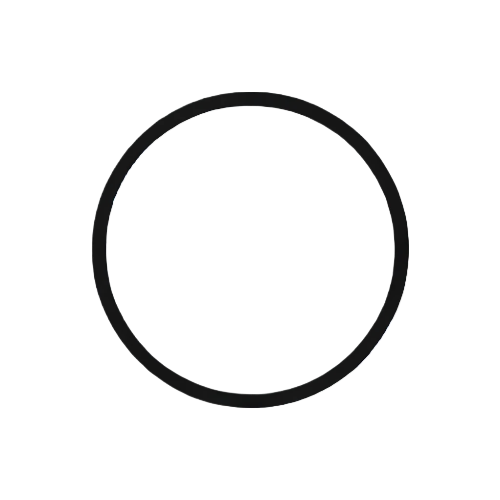
#> input picture Assets/Art/Materials/avi8l-o99a3-fotor-bg-remover-20241221225714.png, 500 x 500 px
$ python make_icon.py ../Assets/Art/Materials/avi8l-o99a3-fotor-bg-remover-20241221225714.png
#> lines starting #> are read from the running program, lines starting #| are printed output that depends on the picture
"""把 DemoRecording.RenderIcon 渲染的神碑特寫合成 App 圖示。

python Tools/make_icon.py <icon_src.png>
→ Assets/Art/Icon/app_icon.png（1024 全版圖示）、app_icon_bg.png（Android 自適應圖示背景層）
主體縮到 70% 放在中央，落在自適應圖示的安全區內，圓形／方形遮罩都不會切到。
"""
from __future__ import annotations

import sys
from pathlib import Path

import numpy as np
from PIL import Image, ImageFilter

sys.stdout.reconfigure(encoding="utf-8")
OUT = Path(__file__).resolve().parents[1] / "Assets" / "Art" / "Icon"
NAVY = (11, 22, 36)
SIZE = 1024


def radial(size: int) -> np.ndarray:
    c = (size - 1) / 2
    y, x = np.mgrid[0:size, 0:size]
    return np.sqrt((x - c) ** 2 + (y - c) ** 2) / c


def main(src: Path) -> None:
    OUT.mkdir(parents=True, exist_ok=True)
    r = radial(SIZE)

    # 背景：深藍，中央一點金色光暈
    bg = np.zeros((SIZE, SIZE, 3))
    bg[:] = NAVY
    glow = np.clip(1 - r / 0.75, 0, 1) ** 2.2
    bg += glow[..., None] * np.array([70, 52, 18])
    base = Image.fromarray(np.clip(bg, 0, 255).astype(np.uint8), "RGB")
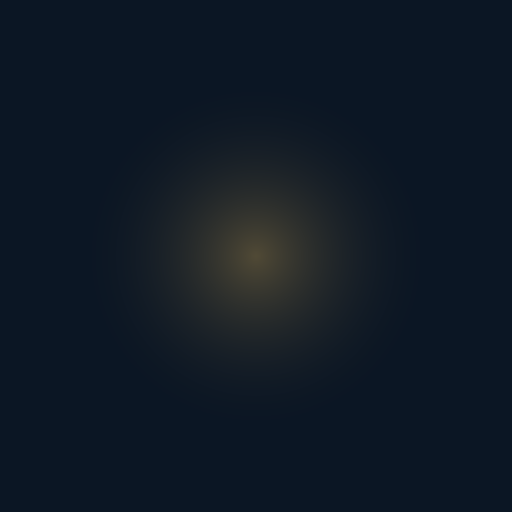
#> base: PIL image 1024x1024 RGB (shown at 1/2 size); mean R, G, B 15.4, 25.2, 37
    Image.new("RGB", (SIZE, SIZE), NAVY).save(OUT / "app_icon_bg.png")
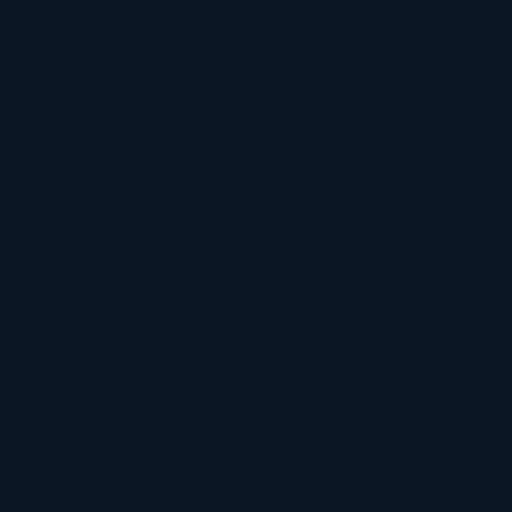
#> saved as app_icon_bg.png: PIL image 1024x1024 RGB (shown at 1/2 size); mean R, G, B 11, 22, 36

    # 主體：渲染圖縮到 70%，邊緣羽化後貼上
    art = Image.open(src).convert("RGB").resize((int(SIZE * 0.7), int(SIZE * 0.7)), Image.LANCZOS)
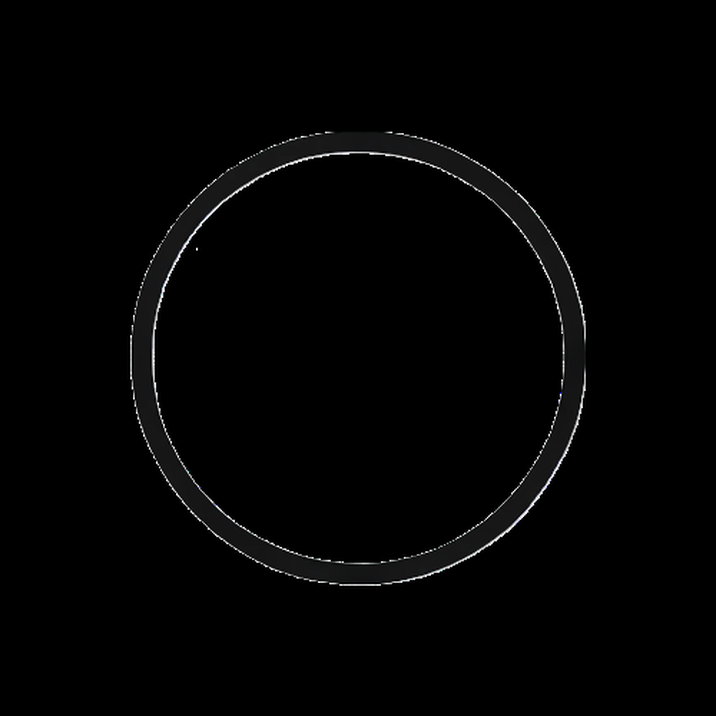
#> art: PIL image 716x716 RGB; mean R, G, B 3, 3, 3
    n = art.size[0]
#> n = 716
    mask = np.clip((1 - radial(n)) / 0.25, 0, 1)
    mask_img = Image.fromarray((mask * 255).astype(np.uint8), "L").filter(ImageFilter.GaussianBlur(6))
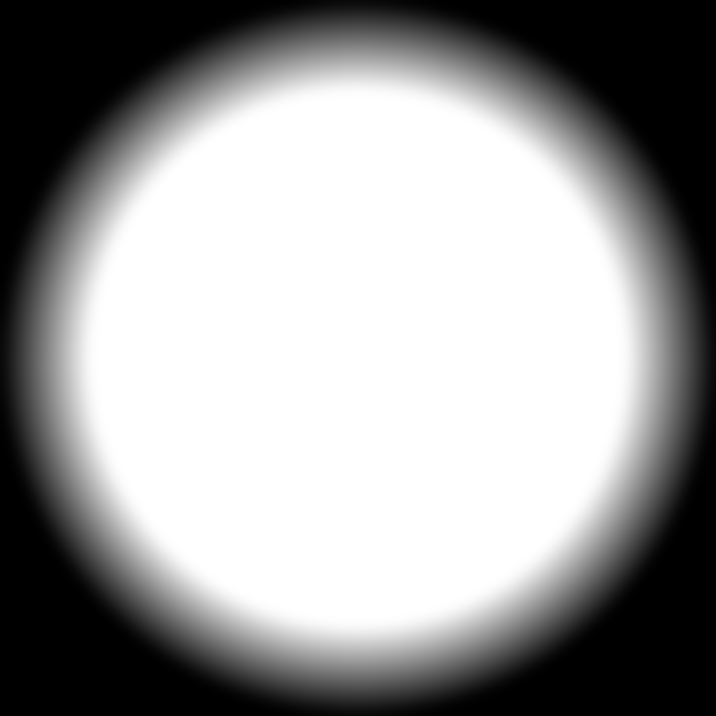
#> mask_img: PIL image 716x716 L; min 0, max 255, mean 153.8
    off = (SIZE - n) // 2
#> off = 154
    base.paste(art, (off, off + 20), mask_img)
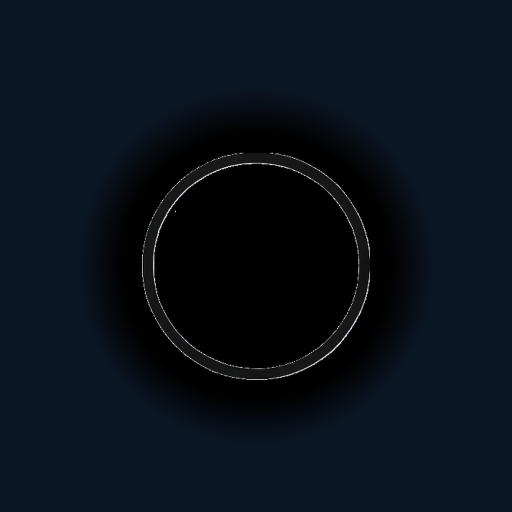
#> base: PIL image 1024x1024 RGB (shown at 1/2 size); mean R, G, B 9.3, 17, 26.9

    base.save(OUT / "app_icon.png")
    print("wrote", OUT / "app_icon.png")


if __name__ == "__main__":
    main(Path(sys.argv[1]))
